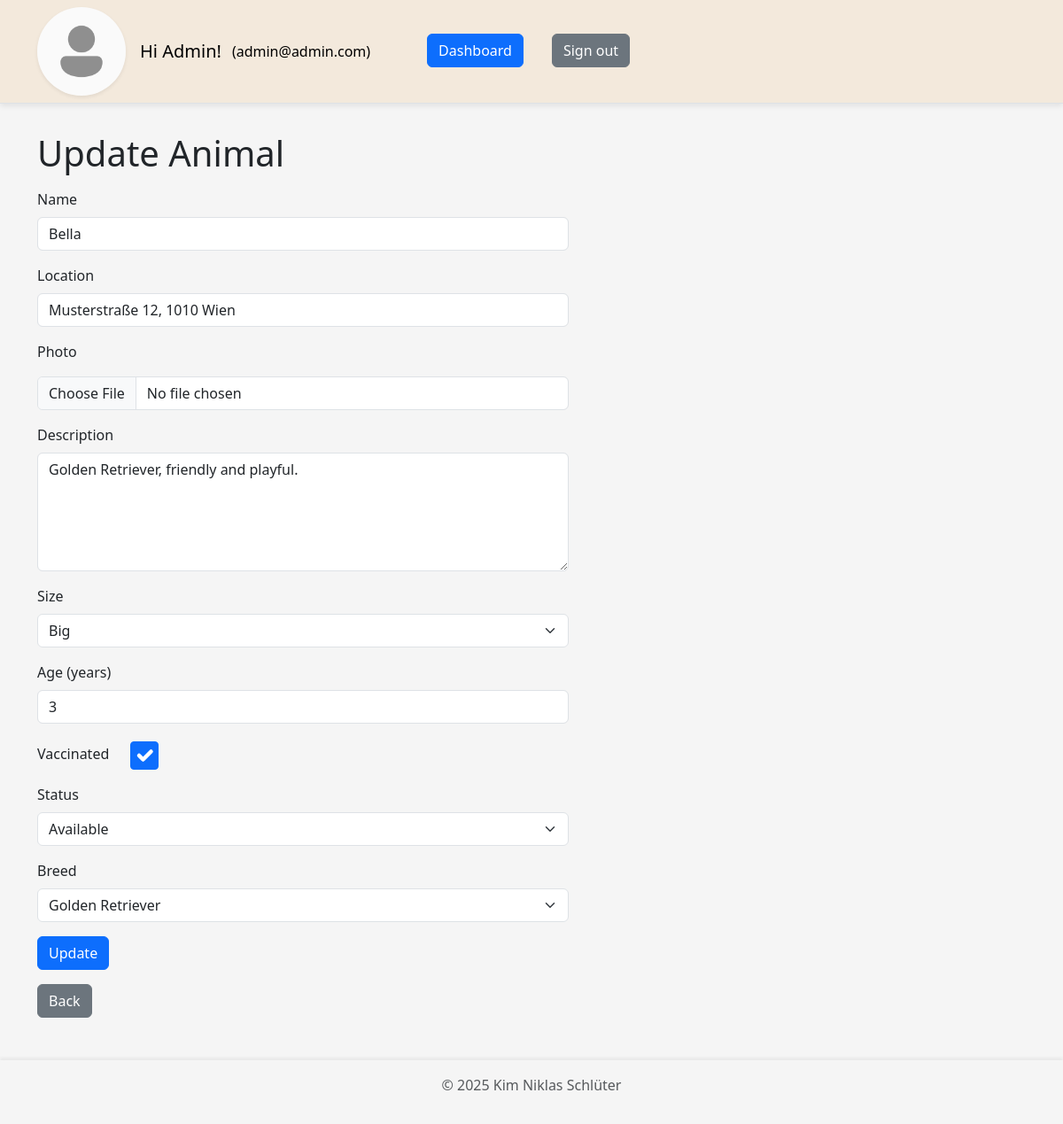
The app's page /website/animal_update.php?id=1 (signed in), older data.
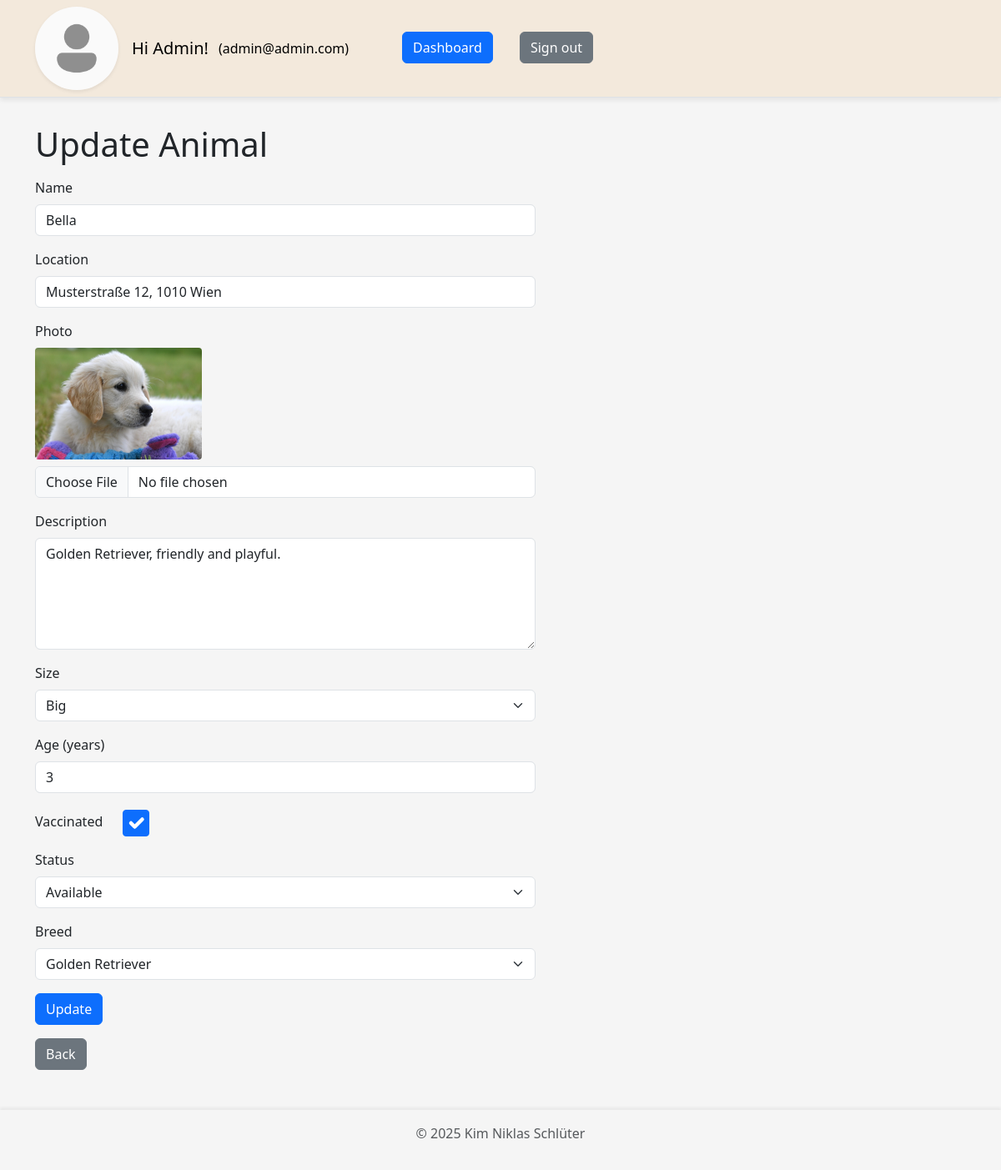
The same page, newer data.
### tables this page shows
CREATE TABLE `animal` (
  `id` int(11) NOT NULL,
  `name` varchar(100) NOT NULL,
  `picture` varchar(255) DEFAULT NULL,
  `location` varchar(100) NOT NULL,
  `description` text DEFAULT NULL,
  `size` enum('small','default','big') NOT NULL DEFAULT 'default',
  `age` int(11) DEFAULT NULL,
  `vaccinated` tinyint(1) NOT NULL,
  `status` enum('available','adopted') NOT NULL DEFAULT 'available',
  `breed_id` int(11) NOT NULL
);

### website/components/animals.php (called while the page is built, shortened)
<?php
require_once __DIR__ . '/util.php';
$conn = db_connect();
function create_response($status, $message, $data = [])
{
  $response = [
    "status" => $status,
    "message" => $message,
    "data" => $data
  ];
  return $response;
}
function get_animal_by_id($id)
{
  global $conn;
  $id = clean_input($id);
  $sql = "SELECT * FROM `animal` WHERE id=$id";
  $result = mysqli_query($conn, $sql);
  $row = mysqli_fetch_assoc($result);
  return create_response("200", "Successfully fetched animal by id.", $row);
}
function get_animal_sizes()
{
  return [
    ["value" => "small", "name" => "Small"],
    ["value" => "default", "name" => "Default"],
    ["value" => "big", "name" => "Big"],
  ];
}
function get_animal_status_values()
{
  return [
    ["value" => "available", "name" => "Available"],
    ["value" => "adopted", "name" => "Adopted"],
  ];
}
function get_animal_breeds()
{
  global $conn;
  $sql = "SELECT * FROM `breed`";
  $result = mysqli_query($conn, $sql);
  $rows = mysqli_fetch_all($result, MYSQLI_ASSOC);
  return $rows;
}

### website/animal_form.php (the view, shortened to what this page needs)
<form method="POST" enctype="multipart/form-data" style="max-width: 600px">
  <div>
    <div class="form-group d-flex flex-column gap-2 mt-3">
      <label for="name">Name</label>
      <input type="text" name="name" id="name" class="form-control" value="<?= $_POST['name'] ?? '' ?>">
    </div>
    <div class="form-group d-flex flex-column gap-2 mt-3">
      <label for="location">Location</label>
      <input type="text" name="location" id="location" class="form-control" value="<?= $_POST['location'] ?? '' ?>">
    </div>
    <div class="form-group d-flex flex-column gap-2 mt-3">
      <label for="picture">Photo</label>
      <img src="<?= isset($picture[0]) ? PICTURE_FOLDER_NAME . '/' . $picture[0] : '' ?>" alt="" width="200" style="border-radius: 0.25rem">
      <input type="file" name="picture" id="picture" class="form-control">
    </div>
    <div class="form-group d-flex flex-column gap-2 mt-3">
      <label for="description">Description</label>
      <textarea name="description" id="description" class="form-control" rows="5"><?= $_POST['description'] ?? '' ?></textarea>
    </div>
    <div class="form-group d-flex flex-column gap-2 mt-3">
      <label for="size">Size</label>
      <select name="size" id="size" class="form-select">
        <?php
        $sizes = get_animal_sizes();
        $selectedSize = $_POST['size'] ?? 'default';
        for ($i = 0; $i < count($sizes); $i++) {
          $sizeValue = $sizes[$i]['value'];
          $sizeName = $sizes[$i]['name'];
          echo "<option value='$sizeValue'";
          if ($sizeValue == $selectedSize) {
            echo " selected";
          }
          echo ">$sizeName</option>";
        }
        ?>
      </select>
    </div>
    <div class="form-group d-flex flex-column gap-2 mt-3">
      <label for="age">Age (years)</label>
      <input type="number" name="age" id="age" class="form-control" value="<?= $_POST['age'] ?? '' ?>">
    </div>
    <div class="form-group d-flex flex-row justify-content-start align-items-center gap-4 mt-3">
      <label for="vaccinated" class="form-check-label">Vaccinated</label>
      <input <?= (isset($_POST['vaccinated']) && $_POST['vaccinated']) ? 'checked' : '' ?> type="checkbox" class="form-check-input" style="width: 2rem; height: 2rem;" name="vaccinated" id="vaccinated" value="1">
    </div>
    <div class="form-group d-flex flex-column gap-2 mt-3">
      <label for="status">Status</label>
      <select name="status" id="status" class="form-select">
        <?php
        $stati = get_animal_status_values();
        $selectedStatus = $_POST['status'] ?? '';
        for ($i = 0; $i < count($stati); $i++) {
          $statusValue = $stati[$i]['value'];
          $statusName = $stati[$i]['name'];
          echo "<option value='$statusValue'";
          if ($statusValue == $selectedStatus) {
            echo " selected";
          }
          echo ">$statusName</option>";
        }
        ?>
      </select>
    </div>
    <div class="form-group d-flex flex-column gap-2 mt-3">
      <label for="breed_id">Breed</label>
      <select name="breed_id" id="breed_id" class="form-select">
        <?php
        $breeds = get_animal_breeds();
        $selectedBreedId = $_POST['breed_id'] ?? '';
        for ($i = 0; $i < count($breeds); $i++) {
          $breedId = $breeds[$i]['id'];
          $breedName = $breeds[$i]['name'];
          echo "<option value='$breedId'";
          if ($breedId == $selectedBreedId) {
            echo " selected";
          }
          echo ">$breedName</option>";
        }
        ?>
      </select>
    </div>
    <div class="mt-3">
      <input type="submit" name="<?= $submitButtonName ?>" value="<?= $submitButtonValue ?>" class="btn btn-primary">
    </div>
  </div>
</form>

Row changes from the older to the newer data that the page shows:
now on this page (row edited): animal: picture (picture)
